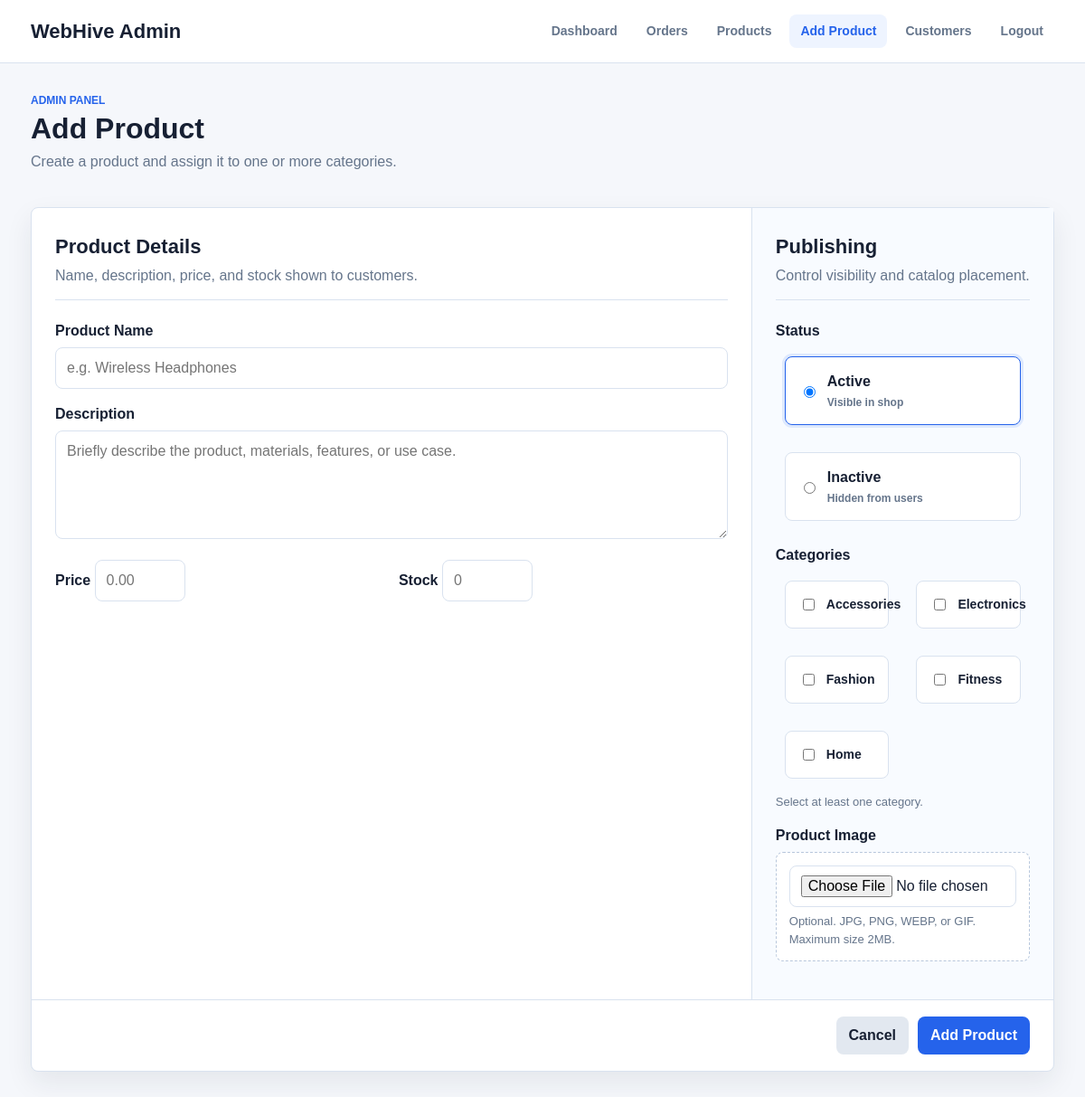
The page /admin-add-product.php (signed in) on the database its author committed.
### tables this page shows
CREATE TABLE IF NOT EXISTS categories (
  id INT UNSIGNED NOT NULL AUTO_INCREMENT,
  name VARCHAR(100) NOT NULL,
  created_at TIMESTAMP NOT NULL DEFAULT CURRENT_TIMESTAMP,
  PRIMARY KEY (id),
  UNIQUE KEY uq_categories_name (name)
);

### includes/classes/ProductRepository.php (called while the page is built, shortened)
<?php
class ProductRepository
{
    public function categories(): array
    {
        return $this->pdo
            ->query('SELECT id, name FROM categories ORDER BY name')
            ->fetchAll();
    }
}

### includes/auth.php (called while the page is built, shortened)
<?php
require_once __DIR__ . '/classes/ProductRepository.php';
function h($value)
{
    return htmlspecialchars((string) $value, ENT_QUOTES, 'UTF-8');
}

### admin-add-product.php (the view, shortened to what this page needs)
<?php
require __DIR__ . '/includes/db.php';
require __DIR__ . '/includes/auth.php';
$productsRepository = new ProductRepository($pdo);
$categories = $productsRepository->categories();
?>
<!DOCTYPE html>
<html lang="en">
<head>
  <link rel="stylesheet" href="assets/css/style.css">
</head>
<body>
  <div class="site-shell">
    <header class="topbar">
      <div class="topbar-inner">
        <a class="brand" href="admin-panel.php">WebHive Admin</a>
        <nav class="nav">
          <a href="admin-panel.php">Dashboard</a>
          <a href="admin-orders.php">Orders</a>
          <a href="admin-products.php">Products</a>
          <a class="active" href="admin-add-product.php">Add Product</a>
          <a href="admin-customers.php">Customers</a>
          <a href="logout.php">Logout</a>
        </nav>
      </div>
    </header>
    <main class="page">
      <div class="page-header">
        <div>
          <p class="eyebrow">Admin Panel</p>
          <h1>Add Product</h1>
          <p class="muted">Create a product and assign it to one or more categories.</p>
        </div>
      </div>
      <section class="card form-panel">
        <div class="card-body">
          <form class="product-form" method="post" action="admin-add-product.php" enctype="multipart/form-data">
            <div class="product-form-main">
              <div class="form-section">
                <div class="form-section-title">
                  <h2>Product Details</h2>
                  <p class="muted">Name, description, price, and stock shown to customers.</p>
                </div>
                <div class="form-row">
                  <label for="name">Product Name</label>
                  <input type="text" id="name" name="name" placeholder="e.g. Wireless Headphones" required>
                </div>
                <div class="form-row">
                  <label for="description">Description</label>
                  <textarea id="description" name="description" placeholder="Briefly describe the product, materials, features, or use case."></textarea>
                </div>
                <div class="form-grid">
                  <div class="form-row">
                    <label for="price">Price</label>
                    <input class="wide-number" type="number" id="price" name="price" min="1" step="0.01" placeholder="0.00" required>
                  </div>
                  <div class="form-row">
                    <label for="stock">Stock</label>
                    <input class="wide-number" type="number" id="stock" name="stock" min="0" placeholder="0" required>
                  </div>
                </div>
              </div>
            </div>
            <aside class="product-form-side">
              <div class="form-section">
                <div class="form-section-title">
                  <h2>Publishing</h2>
                  <p class="muted">Control visibility and catalog placement.</p>
                </div>
                <div class="form-row">
                  <label>Status</label>
                  <div class="choice-row">
                    <label class="choice-card">
                      <input type="radio" name="status" value="active" checked>
                      <span>
                        <strong>Active</strong>
                        <small>Visible in shop</small>
                      </span>
                    </label>
                    <label class="choice-card">
                      <input type="radio" name="status" value="inactive">
                      <span>
                        <strong>Inactive</strong>
                        <small>Hidden from users</small>
                      </span>
                    </label>
                  </div>
                </div>
                <div class="form-row">
                  <label>Categories</label>
                  <div class="category-picker">
                    <?php foreach ($categories as $category): ?>
                      <label class="category-option">
                        <input type="checkbox" name="category_ids[]" value="<?php echo h($category['id']); ?>">
                        <span><?php echo h($category['name']); ?></span>
                      </label>
                    <?php endforeach; ?>
                  </div>
                  <p class="form-help">Select at least one category.</p>
                </div>
                <div class="form-row">
                  <label for="image_upload">Product Image</label>
                  <div class="upload-box">
                    <input type="file" id="image_upload" name="image_upload" accept="image/jpeg,image/png,image/webp,image/gif">
                    <p class="form-help">Optional. JPG, PNG, WEBP, or GIF. Maximum size 2MB.</p>
                  </div>
                </div>
              </div>
            </aside>
            <div class="form-actions">
              <a class="btn secondary" href="admin-products.php">Cancel</a>
              <button class="btn primary" type="submit">Add Product</button>
            </div>
          </form>
        </div>
      </section>
    </main>
  </div>
</body>
</html>

### assets/css/style.css (style rules this page uses)
:root { --bg: #f5f7fb; --surface: #ffffff; --surface-soft: #eef4ff; --text: #172033; --muted: #65758b; --line: #d9e2ef; --primary: #2563eb; --primary-dark: #1d4ed8; --success: #15803d; --warning: #b45309; --danger: #b91c1c; --shadow: 0 12px 30px rgba(23, 32, 51, 0.08); }
* { box-sizing: border-box; }
body { margin: 0; background: var(--bg); color: var(--text); font-family: Arial, Helvetica, sans-serif; line-height: 1.5; }
a { color: inherit; text-decoration: none; }
.site-shell { min-height: 100vh; }
.topbar { background: var(--surface); border-bottom: 1px solid var(--line); position: sticky; top: 0; z-index: 10; }
.topbar-inner { align-items: center; display: flex; gap: 24px; justify-content: space-between; margin: 0 auto; max-width: 1180px; padding: 16px 24px; }
.brand { font-size: 22px; font-weight: 800; }
.nav { align-items: center; display: flex; flex-wrap: wrap; gap: 8px; }
.nav a { border-radius: 8px; color: var(--muted); font-size: 14px; font-weight: 700; padding: 8px 12px; }
.nav a:hover, .nav a.active { background: var(--surface-soft); color: var(--primary); }
.page { margin: 0 auto; max-width: 1180px; padding: 32px 24px; }
.page-header { align-items: flex-end; display: flex; gap: 20px; justify-content: space-between; margin-bottom: 22px; }
.eyebrow { color: var(--primary); font-size: 12px; font-weight: 800; letter-spacing: 0; margin: 0 0 4px; text-transform: uppercase; }
h1, h2, h3, p { margin-top: 0; }
h1 { font-size: 32px; line-height: 1.15; margin-bottom: 6px; }
h2 { font-size: 22px; margin-bottom: 16px; }
.muted { color: var(--muted); }
.card { background: var(--surface); border: 1px solid var(--line); border-radius: 8px; box-shadow: var(--shadow); }
.card-body { padding: 22px; }
.form-grid { display: grid; gap: 16px; grid-template-columns: repeat(auto-fit, minmax(180px, 1fr)); }
.form-panel .card-body { padding: 0; }
.product-form { display: grid; grid-template-columns: minmax(0, 1fr) minmax(300px, 0.42fr); }
.product-form-main, .product-form-side { padding: 26px; }
.product-form-side { background: #f8fbff; border-left: 1px solid var(--line); }
.form-section-title { border-bottom: 1px solid var(--line); margin-bottom: 22px; padding-bottom: 14px; }
.form-section-title h2 { margin-bottom: 4px; }
.form-section-title .muted { margin-bottom: 0; }
.wide-number { max-width: none; }
.choice-row { display: grid; gap: 10px; }
.choice-card, .category-option { align-items: center; background: #ffffff; border: 1px solid var(--line); border-radius: 8px; cursor: pointer; display: flex; gap: 10px; margin: 10px; padding: 15px; padding-right: 90px; }
.choice-card:has(input:checked), .category-option:has(input:checked) { border-color: var(--primary); box-shadow: 0 0 0 3px rgba(37, 99, 235, 0.12); }
.choice-card input, .category-option input { flex: 0 0 auto; width: auto; }
.choice-card span { display: grid; gap: 2px; }
.choice-card small { color: var(--muted); font-size: 12px; font-weight: 700; }
.category-picker { display: grid; gap: 10px; grid-template-columns: repeat(auto-fit, minmax(130px, 1fr)); }
.category-option span { font-size: 14px; font-weight: 800; }
.upload-box { background: #ffffff; border: 1px dashed #b8c7dc; border-radius: 8px; padding: 14px; }
.form-actions { align-items: center; border-top: 1px solid var(--line); display: flex; gap: 10px; grid-column: 1 / -1; justify-content: flex-end; padding: 18px 26px; }
.btn { align-items: center; border: 0; border-radius: 8px; cursor: pointer; display: inline-flex; font: inherit; font-weight: 800; justify-content: center; min-height: 40px; padding: 9px 14px; }
.btn.primary { background: var(--primary); color: #ffffff; }
.btn.secondary { background: #e2e8f0; color: var(--text); }
label { color: var(--text); display: inline-block; font-weight: 800; margin-bottom: 6px; }
input, select, textarea { background: #ffffff; border: 1px solid var(--line); border-radius: 8px; color: var(--text); font: inherit; padding: 10px 12px; width: 100%; }
input[type="number"] { max-width: 100px; }
textarea { min-height: 120px; resize: vertical; }
.form-row { margin-bottom: 16px; }
.form-help { color: var(--muted); font-size: 13px; margin: 6px 0 0; }

### rows shown on the page
categories: name "Accessories"
categories: name "Electronics"
categories: name "Fashion"
categories: name "Fitness"
categories: name "Home"
